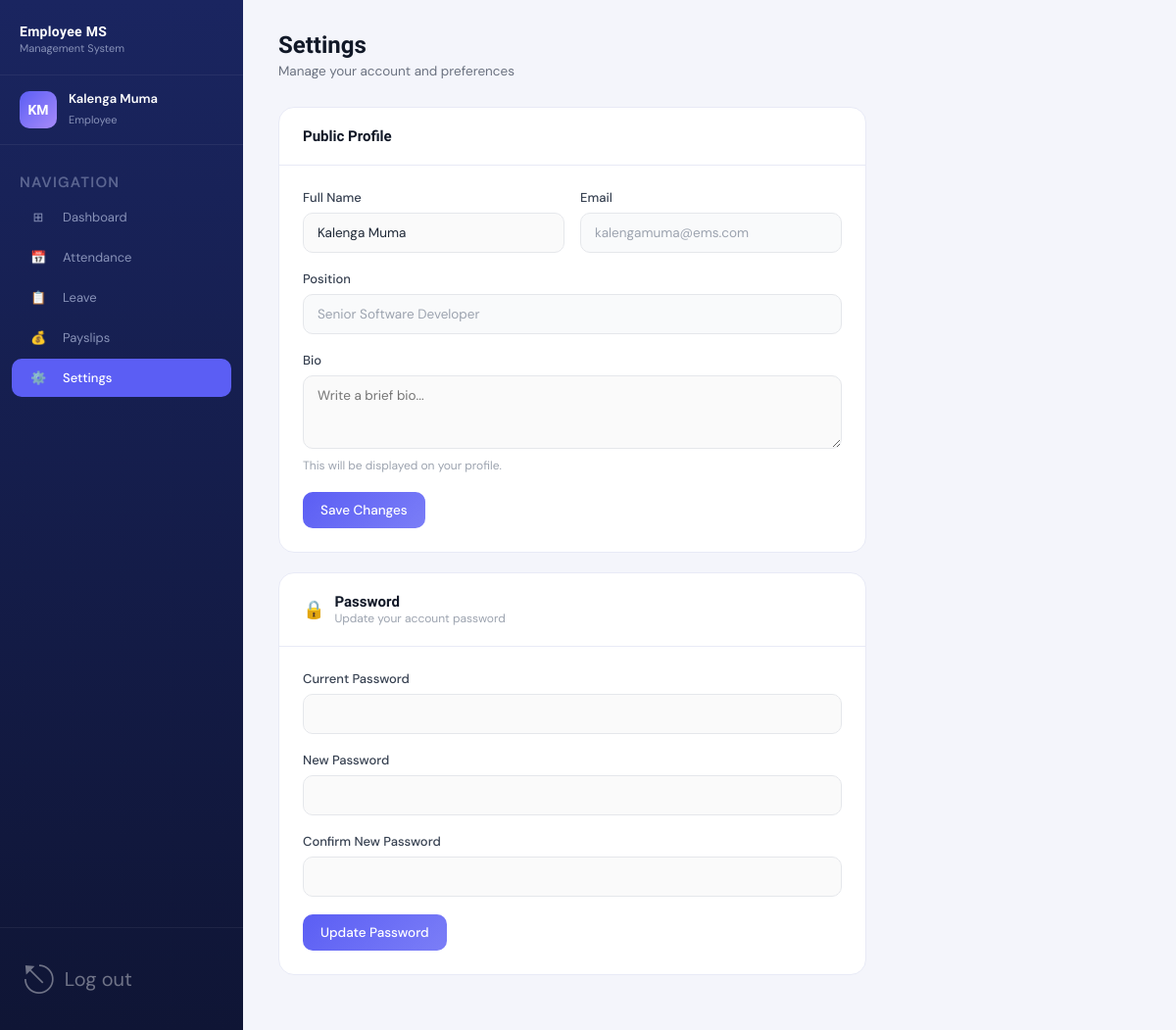
Screenshot of /employee/settings.php (signed in) with the database file from the repository.
### tables this page shows
CREATE TABLE IF NOT EXISTS employees (
    employee_id          INT            PRIMARY KEY AUTO_INCREMENT,
    user_id              INT            UNIQUE NOT NULL,
    full_name            VARCHAR(100)   NOT NULL,
    department_id        INT            NOT NULL,
    position             VARCHAR(100)   NOT NULL,
    basic_salary         DECIMAL(10,2)  NOT NULL,
    joining_date         DATE           NOT NULL,
    annual_leave_balance DECIMAL(5,1)   DEFAULT 12.0,
    bio                  TEXT           NULL,
    is_active            TINYINT(1)     DEFAULT 1,
    FOREIGN KEY (user_id)        REFERENCES users(user_id)             ON DELETE CASCADE,
    FOREIGN KEY (department_id)  REFERENCES departments(department_id)
);

CREATE TABLE IF NOT EXISTS users (
    user_id       INT          PRIMARY KEY AUTO_INCREMENT,
    email         VARCHAR(100) UNIQUE NOT NULL,
    password_hash VARCHAR(255) NOT NULL,
    role          ENUM('admin','employee') NOT NULL,
    created_at    TIMESTAMP    DEFAULT CURRENT_TIMESTAMP
);

### employee/settings.php (the view, shortened to what this page needs)
<?php
require_once '../database/config.php';
$uid = $_SESSION['user_id'];
$emp = $conn->query("SELECT e.*, u.email FROM employees e JOIN users u ON e.user_id=u.user_id WHERE e.user_id=$uid")->fetch_assoc();
?>
<!DOCTYPE html>
<html lang="en">
<head>
<link rel="stylesheet" href="../assets/css/dashboard.css">
</head>
<body>
<div class="app-layout">
    <?php include 'sidebar.php'; ?>
    <div class="main-content">
        <div class="page-header">
            <h1>Settings</h1>
            <p>Manage your account and preferences</p>
        </div>
        <div class="page-body">
            <div class="card" style="max-width:600px;margin-bottom:20px;">
                <div class="card-header"><h3>Public Profile</h3></div>
                <div class="card-body">
                    <form method="POST">
                        <div style="display:grid;grid-template-columns:1fr 1fr;gap:16px;">
                            <div class="form-group">
                                <label>Full Name</label>
                                <input type="text" name="full_name" class="form-control" value="<?= htmlspecialchars($emp['full_name']) ?>">
                            </div>
                            <div class="form-group">
                                <label>Email</label>
                                <input type="email" class="form-control" value="<?= htmlspecialchars($emp['email']) ?>" disabled style="background:#f9fafb;color:#9ca3af;">
                            </div>
                        </div>
                        <div class="form-group">
                            <label>Position</label>
                            <input type="text" class="form-control" value="<?= htmlspecialchars($emp['position']) ?>" disabled style="background:#f9fafb;color:#9ca3af;">
                        </div>
                        <div class="form-group">
                            <label>Bio</label>
                            <textarea name="bio" class="form-control" rows="3" placeholder="Write a brief bio..."><?= htmlspecialchars($emp['bio'] ?? '') ?></textarea>
                            <small style="color:#9ca3af;font-size:12px;">This will be displayed on your profile.</small>
                        </div>
                        <button type="submit" class="btn btn-primary">Save Changes</button>
                    </form>
                </div>
            </div>
            <div class="card" style="max-width:600px;">
                <div class="card-header">
                    <div style="display:flex;align-items:center;gap:10px;">
                        <span style="font-size:18px;">🔒</span>
                        <div><h3 style="margin:0;">Password</h3><p style="font-size:12px;color:#9ca3af;margin:0;">Update your account password</p></div>
                    </div>
                </div>
                <div class="card-body">
                    <form method="POST">
                        <div class="form-group"><label>Current Password</label><input type="password" name="current_password" class="form-control" required></div>
                        <div class="form-group"><label>New Password</label><input type="password" name="new_password" class="form-control" required></div>
                        <div class="form-group"><label>Confirm New Password</label><input type="password" name="confirm_password" class="form-control" required></div>
                        <button type="submit" class="btn btn-primary">Update Password</button>
                    </form>
                </div>
            </div>
        </div>
    </div>
</div>
</body>
</html>

### assets/css/dashboard.css (style rules this page uses)
*, *::before, *::after { box-sizing: border-box; margin: 0; padding: 0; }
:root { --navy: #0f1535; --navy-mid: #1a2560; --accent: #5b5ef4; --accent-light: #7b7ef7; --sidebar-width: 248px; --text-white: #ffffff; --text-muted: #8892b8; --body-bg: #f4f5fb; --card-bg: #ffffff; --border: #e8eaf6; --success: #10b981; --warning: #f59e0b; --danger: #ef4444; --info: #3b82f6; --text-dark: #111827; --text-gray: #6b7280; }
html, body { height: 100%; font-family: 'DM Sans', sans-serif; background: var(--body-bg); color: var(--text-dark); }
.app-layout { display: flex; height: 100vh; overflow: hidden; }
.main-content { margin-left: var(--sidebar-width); flex: 1; overflow-y: auto; height: 100vh; }
.page-header { padding: 32px 36px 0; }
.page-header h1 { font-family: 'Sora', sans-serif; font-size: 24px; font-weight: 700; color: var(--text-dark); margin-bottom: 4px; }
.page-header p { font-size: 13.5px; color: var(--text-gray); margin-bottom: 28px; }
.page-body { padding: 0 36px 36px; }
.card { background: var(--card-bg); border: 1px solid var(--border); border-radius: 16px; overflow: hidden; margin-bottom: 20px; }
.card-header { padding: 20px 24px; border-bottom: 1px solid var(--border); display: flex; align-items: center; justify-content: space-between; }
.card-header h3 { font-family: 'Sora', sans-serif; font-size: 15px; font-weight: 600; color: var(--text-dark); }
.card-body { padding: 24px; }
.btn { display: inline-flex; align-items: center; gap: 8px; padding: 10px 18px; border-radius: 10px; font-size: 13.5px; font-family: 'DM Sans', sans-serif; font-weight: 500; cursor: pointer; border: none; text-decoration: none; transition: all 0.2s; }
.btn-primary { background: linear-gradient(135deg, var(--accent), var(--accent-light)); color: white; }
.form-group { margin-bottom: 18px; }
.form-group label { display: block; font-size: 13px; font-weight: 500; color: #374151; margin-bottom: 7px; }
.form-control { width: 100%; padding: 11px 14px; border: 1.5px solid #e5e7eb; border-radius: 10px; font-size: 13.5px; font-family: 'DM Sans', sans-serif; color: #1f2937; background: #fafafa; outline: none; transition: border-color 0.2s, box-shadow 0.2s; }

### rows the page displays
employees: full_name "Kalenga Muma", user.email "kalengamuma@ems.com", position "Senior Software Developer"

### other values shown
$initials "KM"
$name "Kalenga Muma"
